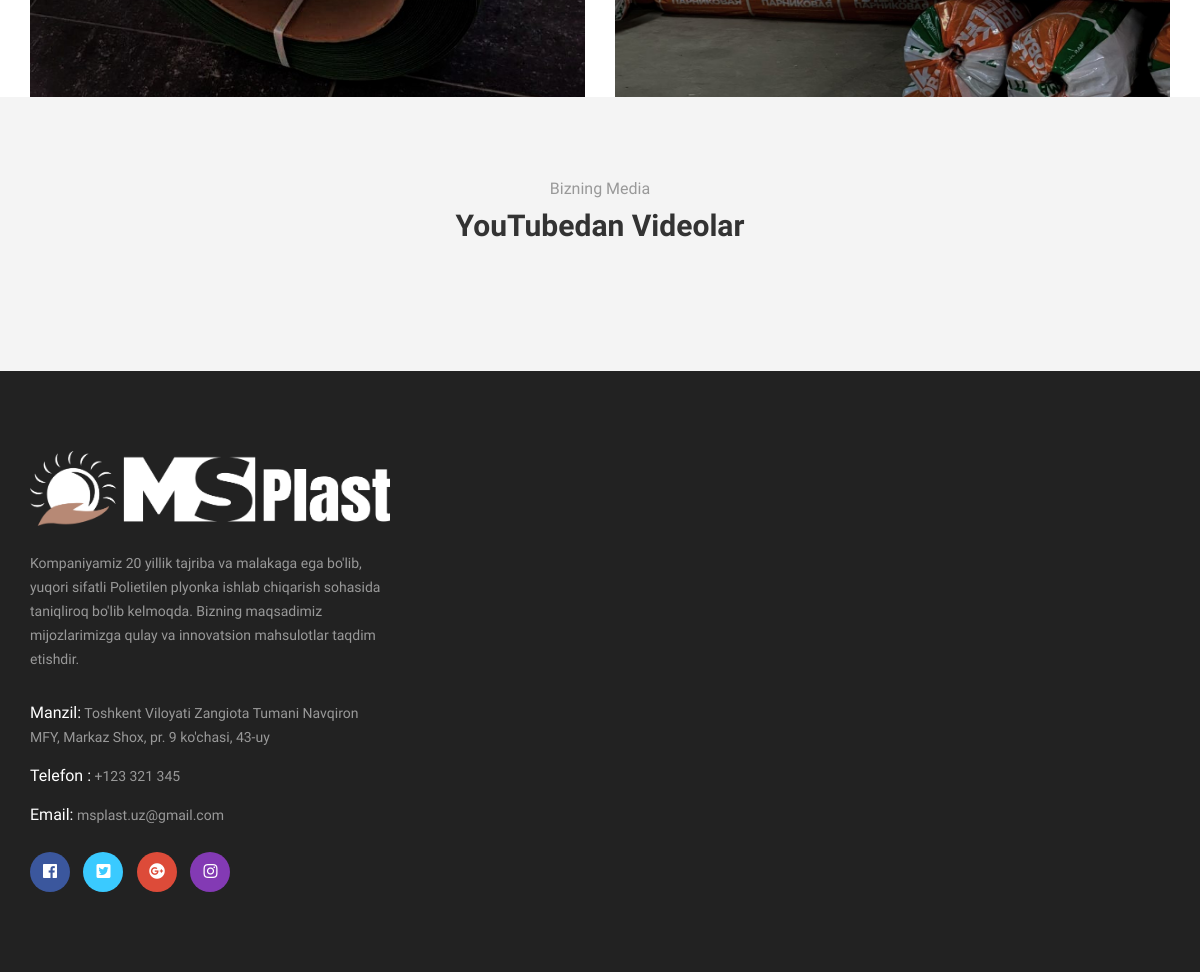
The app's page / (lower part), older data.
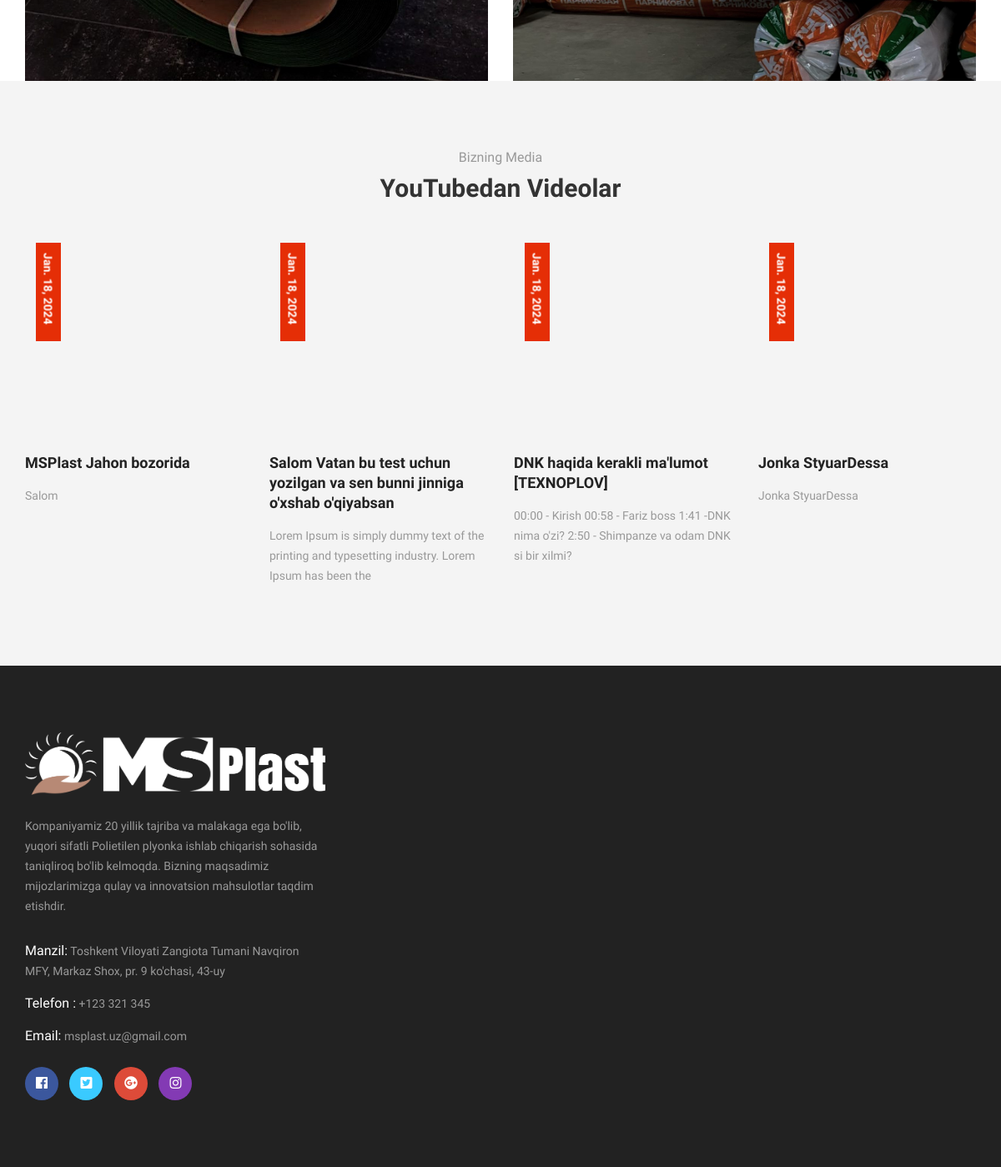
The same page, newer data.
### main/models.py (models this page shows, shortened)
class Media(models.Model):
    name = models.CharField(max_length=255)
    description = models.TextField(blank=True, null=True)
    url = models.URLField(max_length=1000)
    created_at = models.DateTimeField(auto_now=True)
    class Meta:
        ordering = "-created_at",
        verbose_name = "Media"
        verbose_name_plural = "Medialar"

### main/views.py (the view)
# urls.py: path("", Home, name="home"),
def Home(request):
    categories = Category.objects.all()
    medias = Media.objects.all()
    context = {
        "categories": categories,
        "medias": medias,
    }
    return render(request, 'index.html', context)

### templates/index.html (shortened to what this page needs)
{% load static %}
<!doctype html>
<html class="no-js" lang="zxx">
<head>
    <link rel="stylesheet" href="{% static 'css/vendor/bootstrap.min.css' %}">
    <link rel="stylesheet" href="{% static 'css/vendor/font-awesome.css' %}">
    <link rel="stylesheet" href="{% static 'css/vendor/fontawesome-stars.css' %}">
    <link rel="stylesheet" href="{% static 'css/vendor/ion-fonts.css' %}">
    <link rel="stylesheet" href="{% static 'css/plugins/slick.css' %}">
    <link rel="stylesheet" href="{% static 'css/plugins/animate.css' %}">
    <link rel="stylesheet" href="{% static 'css/plugins/jquery-ui.min.css' %}">
    <link rel="stylesheet" href="{% static 'css/plugins/lightgallery.min.css' %}">
    <link rel="stylesheet" href="{% static 'css/plugins/nice-select.css' %}">
    <link rel="stylesheet" href="{% static 'css/style.css' %}">
</head>
<body class="template-color-1">
<div class="main-wrapper">
    <div class="uren-banner_area ">
        <div class="container-fluid">
            <div class="row">
                <div class="col-lg-6">
                    <div class="banner-item img-hover_effect">
                        <div class="banner-img-1 banner-img-2"></div>
                    </div>
                </div>
                <div class="col-lg-6">
                    <div class="banner-item img-hover_effect">
                        <div class="banner-img-1"></div>
                    </div>
                </div>
            </div>
        </div>
    </div>
    <div class="uren-blog_area bg--white_smoke">
        <div class="container-fluid">
            <div class="row">
                <div class="col-lg-12">
                    <div class="section-title_area">
                        <span>Bizning Media</span>
                        <h3>YouTubedan Videolar</h3>
                    </div>
                    <div class="blog-slider uren-slick-slider slider-navigation_style-1" data-slick-options='{
                        "slidesToShow": 4,
                        "spaceBetween": 30,
                        "arrows" : true
                        }' data-slick-responsive='[
                            {"breakpoint":1200, "settings": {"slidesToShow": 3}},
                            {"breakpoint":992, "settings": {"slidesToShow": 2}},
                            {"breakpoint":768, "settings": {"slidesToShow": 2}},
                            {"breakpoint":576, "settings": {"slidesToShow": 1}}
                        ]'>
                            {% for media in medias %}
                            <div class="slide-item">
                                <div class="inner-slide">
                                    <div class="blog-img img-hover_effect">
                                        <a href="blog-details-left-sidebar.html">
                                            <iframe width="340" height="220" src="https://www.youtube.com/embed/daegKkiD_QY?si=thXa6WP8VuLnXZYE" title="YouTube video player" frameborder="0" allow="accelerometer; autoplay; clipboard-write; encrypted-media; gyroscope; picture-in-picture; web-share" allowfullscreen></iframe>
                                        </a>
                                        <span class="post-date">{{media.created_at|date}}</span>
                                    </div>
                                    <div class="blog-content">
                                        <h3><a href="blog-details-left-sidebar.html">{{media.name}}</a></h3>
                                        <p>{{media.description|slice:":100"}}</p>
                                    </div>
                                </div>
                            </div>
                            {% endfor %}
                        </div>
                    </div>
                </div>
            </div>
        </div>
    <div class="uren-footer_area">
        <div class="footer-middle_area">
            <div class="container-fluid">
                <div class="row">
                    <div class="col-lg-4">
                        <div class="footer-widgets_info">
                            <div class="footer-widgets_logo">
                                <a href="{% url 'home' %}">
                                    <img src="{% static 'images/menu/logo/1.png' %}" alt="Uren's Footer Logo">
                                </a>
                            </div>
                            <div class="widget-short_desc">
                                <p>Kompaniyamiz 20 yillik tajriba va malakaga ega bo'lib, yuqori sifatli Polietilen plyonka ishlab chiqarish
                        sohasida taniqliroq bo'lib kelmoqda. Bizning maqsadimiz mijozlarimizga qulay va innovatsion
                        mahsulotlar taqdim etishdir.
                                </p>
                            </div>
                            <div class="widgets-essential_stuff">
                                <ul>
                                    <li class="uren-address"><span>Manzil:</span> Toshkent Viloyati Zangiota Tumani Navqiron MFY, Markaz Shox, pr. 9 ko'chasi, 43-uy
                                    </li>
                                    <li class="uren-phone"><span>Telefon
                                        :</span> <a href="tel://+123123321345">+123 321 345</a>
                                    </li>
                                    <li class="uren-email"><span>Email:</span> <a href="mailto:msplast.uz@gmail.com">msplast.uz@gmail.com</a></li>
                                </ul>
                            </div>
                            <div class="uren-social_link">
                                <ul>
                                    <li class="facebook">
                                        <a href="https://www.facebook.com/" data-toggle="tooltip" target="_blank"
                                           title="Facebook">
                                            <i class="fab fa-facebook"></i>
                                        </a>
                                    </li>
                                    <li class="twitter">
                                        <a href="https://twitter.com/" data-toggle="tooltip" target="_blank"
                                           title="Twitter">
                                            <i class="fab fa-twitter-square"></i>
                                        </a>
                                    </li>
                                    <li class="google-plus">
                                        <a href="https://www.plus.google.com/discover" data-toggle="tooltip"
                                           target="_blank" title="Google Plus">
                                            <i class="fab fa-google-plus"></i>
                                        </a>
                                    </li>
                                    <li class="instagram">
                                        <a href="https://rss.com/" data-toggle="tooltip" target="_blank"
                                           title="Instagram">
                                            <i class="fab fa-instagram"></i>
                                        </a>
                                    </li>
                                </ul>
                            </div>
                        </div>
                    </div>
                </div>
            </div>
        </div>
    </div>
</div>
</body>
</html>

Row changes from the older to the newer data that the page shows:
added Media: created_at "Jan. 18, 2024", name "MSPlast Jahon bozorida", description "Salom"
added Media: created_at "Jan. 18, 2024", name "Salom Vatan bu test uchun yozilgan va sen bunni jinniga o'xshab o'qiyabsan", description "Lorem Ipsum is simply dummy text of the printing and typesetting industry. Lorem Ipsum has been the"
added Media: created_at "Jan. 18, 2024", name "DNK haqida kerakli ma'lumot [TEXNOPLOV]", description "00:00 - Kirish 00:58 - Fariz boss 1:41 -DNK nima o'zi? 2:50 - Shimpanze va odam DNK si bir xilmi?"
added Media: created_at "Jan. 18, 2024", name "Jonka StyuarDessa", description "Jonka StyuarDessa"
